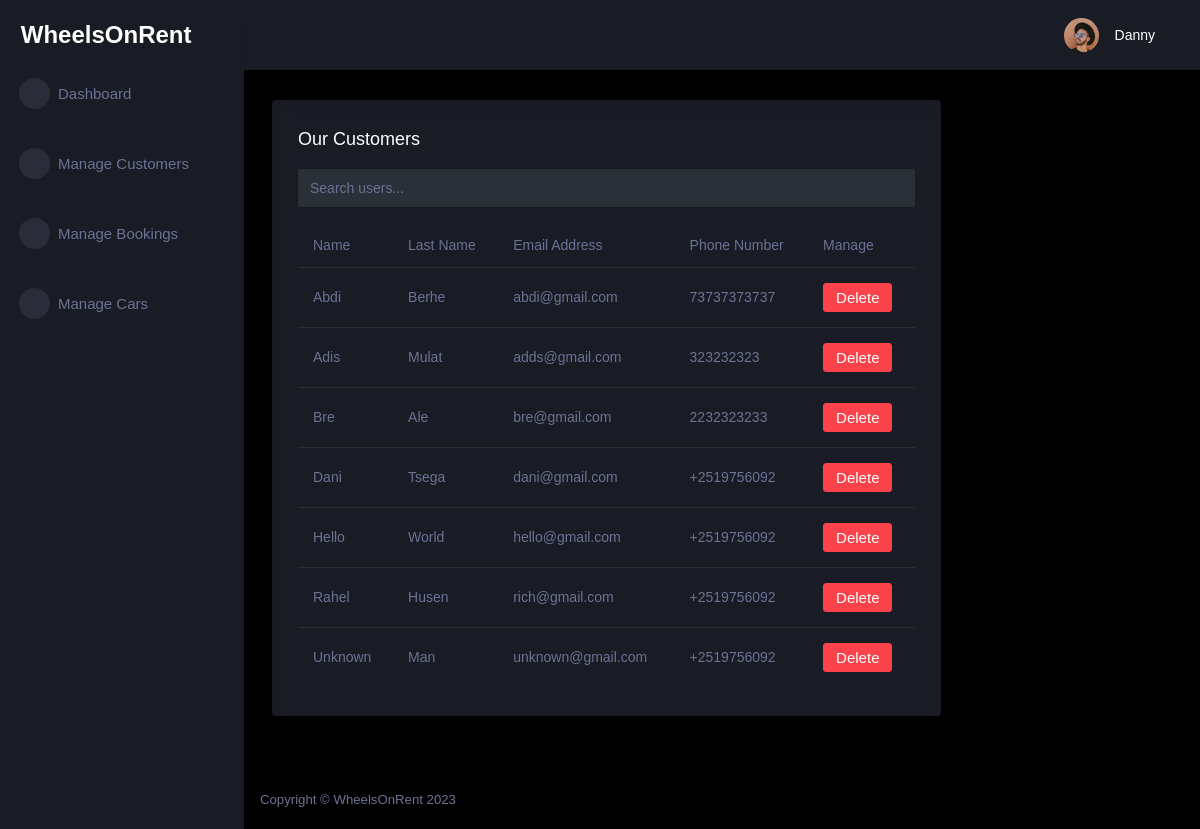
Page /customer/ (signed in) on the committed database.
### tables this page shows
CREATE TABLE customer (
  id INTEGER PRIMARY KEY AUTOINCREMENT,
  name TEXT NOT NULL,
  last_name TEXT NOT NULL,
  phone_number TEXT NOT NULL,
  email TEXT NOT NULL,
  password TEXT NOT NULL,
  role TEXT INTEGER DEFAULT 0
);

### car_app/customer.py (the view)
@bp.route('/')
@login_required
def index():
    db = get_db()
    customers = db.execute(
        'SELECT id, name, last_name, email, phone_number'
        ' FROM customer'
        ' WHERE role = 0'
        ' ORDER BY name ASC'
    ).fetchall()
    return render_template('admin/customer_index.html', customers=customers)

### car_app/customer.py (called while the page is built)
@bp.before_app_request
def load_logged_in_customer():
    customer_id = session.get('customer_id')
    if customer_id is None:
        g.customer = None
    else:
        g.customer = get_db().execute(
            'SELECT * FROM customer WHERE id = ?', (customer_id,)
        ).fetchone()

@bp.after_request
def add_header(response):
    response.headers['Cache-Control'] = 'no-store, no-cache, must-revalidate, max-age=0'
    response.headers['Pragma'] = 'no-cache'
    response.headers['Expires'] = '0'
    return response

def login_required(view):
    @functools.wraps(view)
    def wrapped_view(**kwargs):
        if g.customer is None:
            return redirect(url_for('customer.login'))
        return view(**kwargs)
    return wrapped_view

### car_app/db.py (called while the page is built)
def get_db():
    if 'db' not in g:
        g.db = sqlite3.connect(
            current_app.config['DATABASE'],
            detect_types=sqlite3.PARSE_DECLTYPES
        )
        g.db.row_factory = sqlite3.Row
    return g.db

### car_app/templates/admin/customer_index.html (shortened to what this page needs)
{% extends 'admin/admin_base.html' %}
{% block content %}
<div class="content-wrapper">
<div class="row">
  <div class="col-lg-9 grid-margin stretch-card">
    <div class="card">
      <div class="card-body">
        <h4 class="card-title">Our Customers</h4>
        <div class="mb-3">
          <input type="text" id="searchInput" class="form-control" placeholder="Search users...">
        </div>
        <div class="table-responsive">
          <table class="table">
            <thead>
              <tr>
                <th>Name</th>
                <th>Last Name</th>
                <th>Email Address</th>
                <th>Phone Number</th>
                <th>Manage</th>
              </tr>
            </thead>
            <tbody>
              {% for customer in customers %}
              <tr>
                <td>{{ customer.name }}</td>
                <td>{{ customer.last_name }}</td>
                <td>{{ customer.email }}</td>
                <td>{{ customer.phone_number }}</td>
            <td><form action="{{ url_for('customer.delete', id=customer['id']) }}" method="post"><input class="btn btn-danger" type="submit" value="Delete" onclick="return confirm('Are you sure?')">
              </form></td>
              </tr>
            {% endfor %}
            </tbody>
          </table>
        </div>
      </div>
    </div>
  </div>
</div>
</div>
{% endblock %}

### car_app/templates/admin/admin_base.html (shortened to what this page needs)
<!DOCTYPE html>
<html lang="en">
<head>
    <link rel="stylesheet" href="https://cdn.jsdelivr.net/npm/bootstrap@4.0.0/dist/css/bootstrap.min.css">
    <link rel="stylesheet" href="{{ url_for('static', filename='assets/admin/assets/vendors/mdi/css/materialdesignicons.min.css')}}">
    <link rel="stylesheet" href="{{ url_for('static', filename='assets/admin/assets/vendors/css/vendor.bundle.base.css')}}">
    <link rel="stylesheet" href="{{ url_for('static', filename='assets/admin/assets/vendors/jvectormap/jquery-jvectormap.css')}}">
    <link rel="stylesheet" href="{{ url_for('static', filename='assets/admin/assets/vendors/flag-icon-css/css/flag-icon.min.css')}}">
    <link rel="stylesheet" href="{{ url_for('static', filename='assets/admin/assets/vendors/owl-carousel-2/owl.carousel.min.css')}}">
    <link rel="stylesheet" href="{{ url_for('static', filename='assets/admin/assets/vendors/owl-carousel-2/owl.theme.default.min.css')}}">
    <link rel="stylesheet" href="{{ url_for('static', filename='assets/admin/assets/css/style.css')}}">
</head>
<body>
    {% if g.customer['role'] == 1 %}
    <div class="container-scroller">
        <nav class="sidebar sidebar-offcanvas" id="sidebar">
            <div class="sidebar-brand-wrapper d-none d-lg-flex align-items-center justify-content-center fixed-top">
                <a class="sidebar-brand brand-logo" href="{{ url_for('customer.admin_dashboard') }}" style="text-decoration: none; color: white; font-size: 24px; font-weight: bold; font-family: Verdana, Geneva, Tahoma, sans-serif;">WheelsOnRent</a>
            </div>
            <ul class="nav">
                <li class="nav-item menu-items">
                    <a class="nav-link" href="{{ url_for('customer.admin_dashboard') }}">
                        <span class="menu-icon">
                <i class="mdi mdi-speedometer"></i>
              </span>
                        <span class="menu-title">Dashboard</span>
                    </a>
                </li>
                <br>
                <li class="nav-item menu-items">
                    <a class="nav-link" href="{{ url_for('customer.index') }}">
                        <span class="menu-icon">
                <i class="mdi mdi-playlist-play"></i>
              </span>
                        <span class="menu-title">Manage Customers</span>
                    </a>
                </li>
                <br>
                <li class="nav-item menu-items">
                    <a class="nav-link" href="{{ url_for('booking.index') }}">
                        <span class="menu-icon">
                <i class="mdi mdi-table-large"></i>
              </span>
                        <span class="menu-title">Manage Bookings</span>
                    </a>
                </li>
                <br>
                <li class="nav-item menu-items">
                    <a class="nav-link" href="{{ url_for('car.index') }}">
                        <span class="menu-icon">
                <i class="mdi mdi-car"></i>
              </span>
                        <span class="menu-title">Manage Cars</span>
                    </a>
                </li>
            </ul>
        </nav>
        <div class="container-fluid page-body-wrapper">
            <nav class="navbar p-0 fixed-top d-flex flex-row">
                <div class="navbar-menu-wrapper flex-grow d-flex align-items-stretch">
                    <button class="navbar-toggler navbar-toggler align-self-center" type="button" data-toggle="minimize">
              <span class="mdi mdi-menu"></span>
            </button>
                    <ul class="navbar-nav navbar-nav-right">
                        <li class="nav-item nav-settings d-none d-lg-block">
                            <a class="nav-link" href="#">
                                <i class="mdi mdi-view-grid"></i>
                            </a>
                        </li>
                        <li class="nav-item dropdown">
                            <a class="nav-link" id="profileDropdown" href="#" data-toggle="dropdown">
                                <div class="navbar-profile">
                                    <img class="img-xs rounded-circle" src="{{ url_for('static', filename='assets/admin/assets/images/faces/face15.jpg')}}" alt="">
                                    <p class="mb-0 d-none d-sm-block navbar-profile-name">{{ g.customer['name'] }}</p>
                                    <i class="mdi mdi-menu-down d-none d-sm-block"></i>
                                </div>
                            </a>
                        </li>
                    </ul>
                </div>
            </nav>
            <div class="main-panel">
                {% block content %}{% endblock %}
                <footer class="footer">
                    <div class="d-sm-flex justify-content-center justify-content-sm-between">
                        <span class="text-muted d-block text-center text-sm-left d-sm-inline-block">Copyright © WheelsOnRent 2023</span>
                    </div>
                </footer>
            </div>
        </div>
    </div>
    {% else %}
    <div class="container">
        <div class="alert alert-danger">
            <p>You do not have permission to view this page.</p>
        </div>
    </div>
    {% endif %}
</body>
</html>

### rows in the picture
customer: customer.name "Danny"
customer: name "Abdi", last_name "Berhe", email "abdi@gmail.com", phone_number "73737373737"
customer: name "Adis", last_name "Mulat", email "adds@gmail.com", phone_number "323232323"
customer: name "Bre", last_name "Ale", email "bre@gmail.com", phone_number "2232323233"
customer: name "Dani", last_name "Tsega", email "dani@gmail.com", phone_number "+2519756092"
customer: name "Hello", last_name "World", email "hello@gmail.com", phone_number "+2519756092"
customer: name "Rahel", last_name "Husen", email "rich@gmail.com", phone_number "+2519756092"
customer: name "Unknown", last_name "Man", email "unknown@gmail.com", phone_number "+2519756092"
